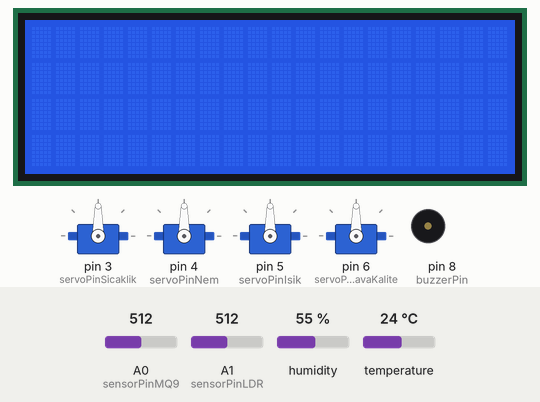
This sketch was run on a simulated Arduino Uno, built with avr-gcc and run on an emulated ATmega328P. Shown: 20×4 character LCD, 4 × servo, buzzer (waves = sounding, pin HIGH). The inputs (shaded band) are chosen by the test bench; at power-on: A0 (sensorPinMQ9) = 512, humidity 55 %, A1 (sensorPinLDR) = 512, temperature 24 °C. What the sketch prints to the serial monitor is not drawn.

Above: at 1.2 s.
1.3 s: A0 (sensorPinMQ9) set to 482
At 6.3 s:
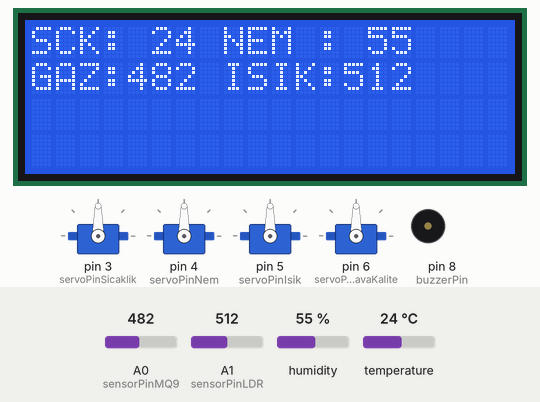
7.5 s: A0 (sensorPinMQ9) set to 510
At 13.0 s:
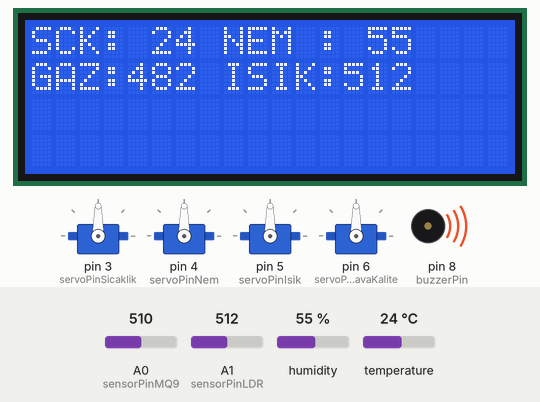
17.3 s: humidity set to 40 %
At 28.6 s:
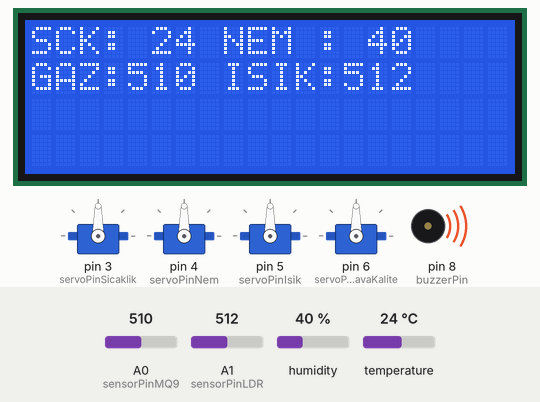
28.7 s: A1 (sensorPinLDR) set to 490
At 35.4 s:
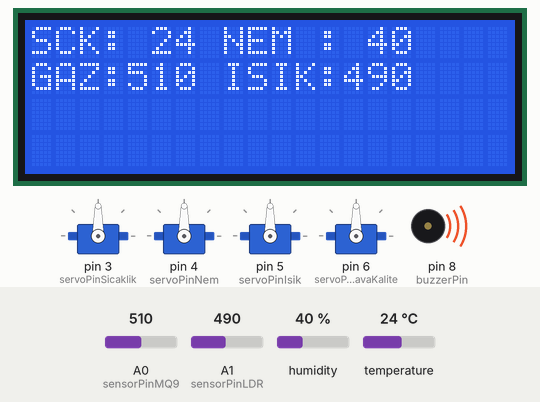
36.5 s: temperature set to 12 °C
At 44.8 s:
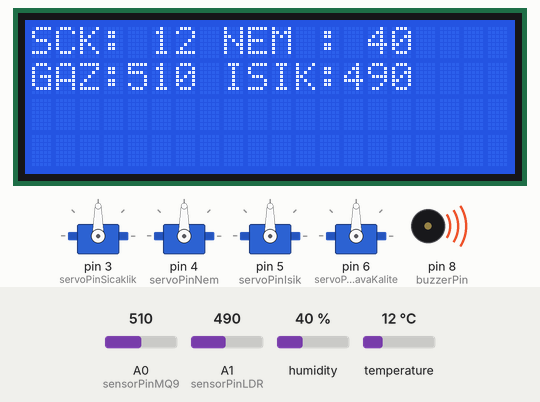
45.2 s: A1 (sensorPinLDR) set to 510
At 53.9 s:
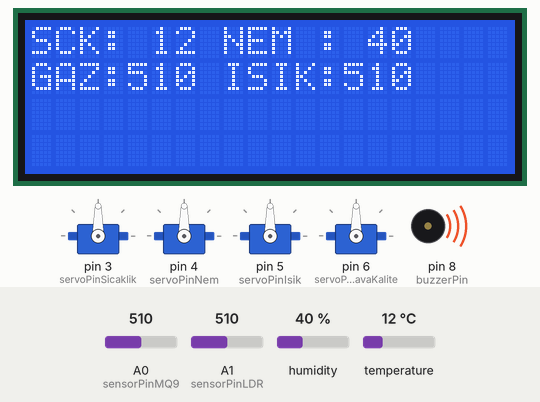
Timing chart, 0 to 55.2 s (numbered marks = the images above; inputs shaded):
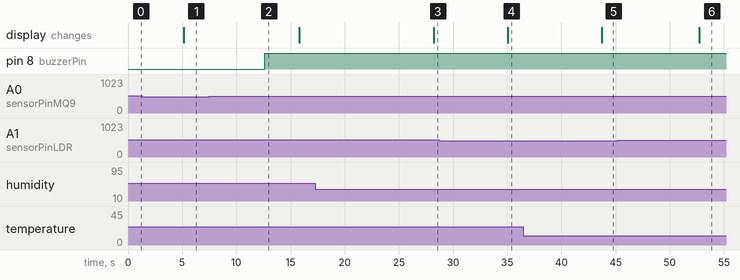

The sketch:

servo_pano.ino
```cpp
#include <LiquidCrystal_I2C.h>
LiquidCrystal_I2C lcd(0x3F,20,4);
#include <Servo.h>
#include <DHT.h>

#define DHTTYPE DHT11
#define servoPinSicaklik 3
#define servoPinNem 4
#define servoPinIsik 5
#define servoPinHavaKalite 6
#define sensorPinDHT11 7
#define sensorPinMQ9 A0
#define sensorPinLDR A1
#define buzzerPin 8

DHT dht(sensorPinDHT11, DHTTYPE);

// Formatlı sicaklik, nem, gaz ve isik değerlerini tutacak karakter dizilerini tanımlayın
char formatli_sicaklik[3];
char formatli_nem[4];
char formatli_gaz[4];
char formatli_isik[4];

Servo servoSicaklik;
Servo servoNem;
Servo servoIsik;
Servo servoHavaKalite;
int currentPosition; // Başlangıçta mevcut pozisyon 0 derece olarak ayarlanır
int targetPosition;  // Başlangıçta mevcut pozisyon 0 derece olarak ayarlanır

void setup()
{
  lcd.init();
  lcd.backlight();

  pinMode(buzzerPin,OUTPUT);
  Serial.begin(9600);
  servoSicaklik.attach(servoPinSicaklik);     // Sıcaklık servo pini
  servoNem.attach(servoPinNem);               // Nem servo pini
  servoIsik.attach(servoPinIsik);             // Işık servo pini
  servoHavaKalite.attach(servoPinHavaKalite); // Hava kalite servo pini

  dht.begin();

  // delay(500);
}

void goServo(uint8_t targetPosition, Servo targetServo)
{
  uint8_t currentPosition = targetServo.read();

  if (targetPosition > currentPosition)
  {
    for (uint8_t i = currentPosition; i < targetPosition; i++)
    {
      targetServo.write(i);
      delay(50);
    }
  }
  if (targetPosition < currentPosition)
  {
    for (uint8_t i = currentPosition; i > targetPosition; i--)
    {
      targetServo.write(i);
      delay(50);
    }
  }
}

void loop()
{


  // if (Serial.available() > 0)
  // {
  //   currentPosition = servoSicaklik.read();
  //   String buff1 = Serial.readStringUntil('\n');
  //   targetPosition = buff1.toInt();

  //   int nemServoPozisyon = map( targetPosition , 30 , 100  , 180,0  );
  //   int sicaklikServoPozisyon = map(targetPosition, 0, 45, 180, 0);
  //   int servoMQ9position= map( targetPosition, 0 , 1023 , 180 , 0 );
  //   int isikServoPozisyon = map(targetPosition, 20, 600, 180, 0);

  //   Serial.println(targetPosition);
  //   goServo(nemServoPozisyon, servoNem);
  //   goServo(sicaklikServoPozisyon, servoSicaklik);
  //   goServo(servoMQ9position, servoHavaKalite);
  //   goServo(isikServoPozisyon, servoIsik);
  //   return; // Seri porttan veri alındığında döngüyü sonlandır
  // }

  float nem = dht.readHumidity();
  int yuvarlanmisNem=  (int)nem;
  int nemServoPozisyon = map( yuvarlanmisNem , 30 , 100  , 180,0  );
  goServo( nemServoPozisyon , servoNem );

  float sicaklik = dht.readTemperature();
  int yuvarlanmisSicaklik = constrain((int)sicaklik, 0, 45);
  int sicaklikServoPozisyon = map(yuvarlanmisSicaklik, 0, 45, 180, 0);
  goServo(sicaklikServoPozisyon, servoSicaklik);

  int mq9Value = analogRead(sensorPinMQ9);
  int servoMQ9position= map( mq9Value, 0 , 1023 , 180 , 0 );
  if(mq9Value>500){digitalWrite(buzzerPin, HIGH);} else{digitalWrite(buzzerPin, LOW);}
  goServo( servoMQ9position,  servoHavaKalite );

  int isik = analogRead(sensorPinLDR);
  int isikServoPozisyon;
  isikServoPozisyon = map(isik, 20, 600, 180, 0);
  goServo(isikServoPozisyon, servoIsik); // Servo pozisyonunu ayarla

  sprintf( formatli_sicaklik,"%2d",  yuvarlanmisSicaklik);
  sprintf( formatli_nem,"%3d", yuvarlanmisNem);
  sprintf( formatli_gaz,"%3d",  mq9Value);
  sprintf( formatli_isik,"%3d",  isik);

  lcd.setCursor(0, 0); lcd.print("SCK:");
  lcd.setCursor(5, 0); lcd.print(formatli_sicaklik);
  lcd.setCursor(8, 0); lcd.print("NEM : %");
  lcd.setCursor(13,0 ); lcd.print(formatli_nem);

  lcd.setCursor(0, 1); lcd.print("GAZ:");
  lcd.setCursor(4, 1); lcd.print(formatli_gaz);
  lcd.setCursor(8, 1); lcd.print("ISIK:");
  lcd.setCursor(13,1 ); lcd.print(formatli_isik);

 Serial.print("Nem:");Serial.print(yuvarlanmisNem);Serial.print(", Sicaklik:");Serial.print(yuvarlanmisSicaklik);
 Serial.print(", Hava Kalite:");Serial.print(mq9Value);Serial.print(", Isik:");Serial.print( isik );
 Serial.print("\n");

  delay(400);


}
```

Measured:
- the behaviour switches between 501 and 500 on A0 (sensorPinMQ9) (found by bisection; images 0 and 1)
- after the input at 1.3 s, pin 8 (buzzerPin): stays LOW (without the input it goes to HIGH after 0.39 s); the display: changes after 3.8 s (image 1)
- after the input at 7.5 s, pin 8 (buzzerPin): LOW → HIGH after 5.1 s
- after the input at 17.3 s, the display: changes after 10.9 s (image 3)
- after the input at 28.7 s, the display: changes after 6.4 s (image 4)
- after the input at 36.5 s, the display: changes after 7.2 s (image 5)
- after the input at 45.2 s, the display: changes after 7.5 s (image 6)
